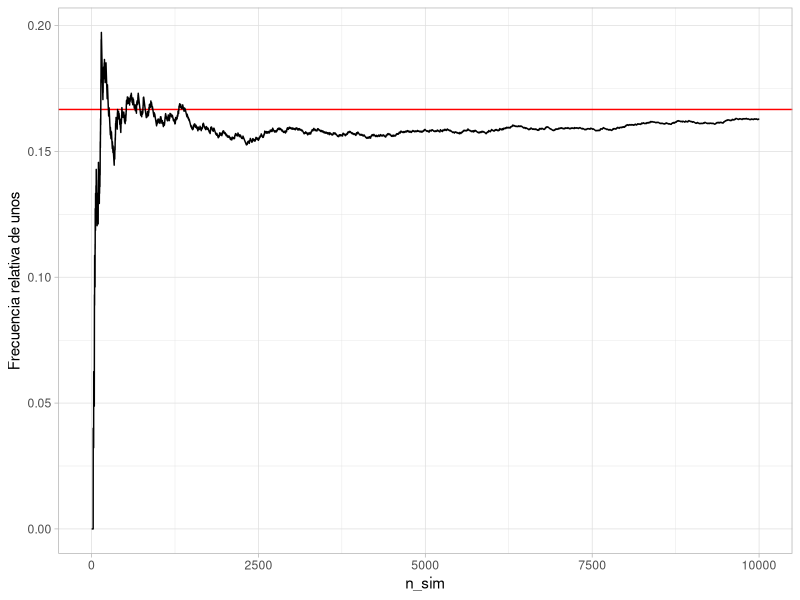
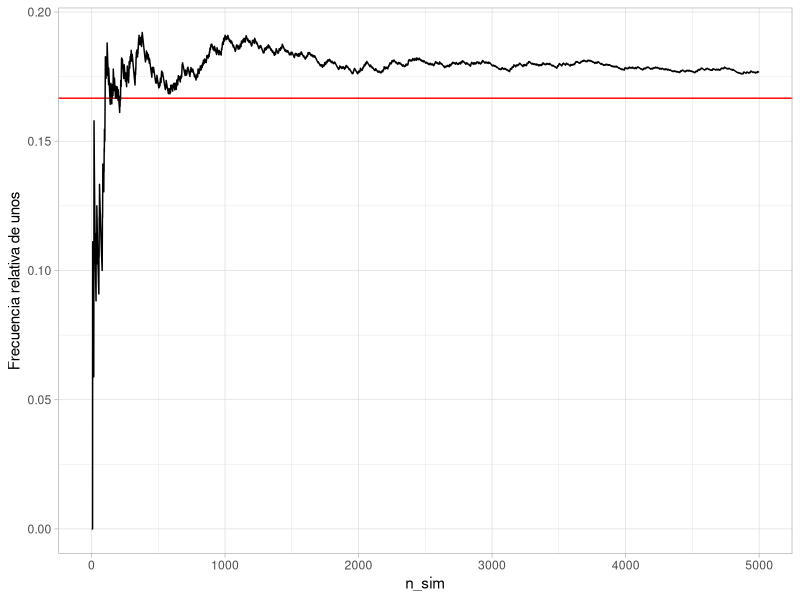
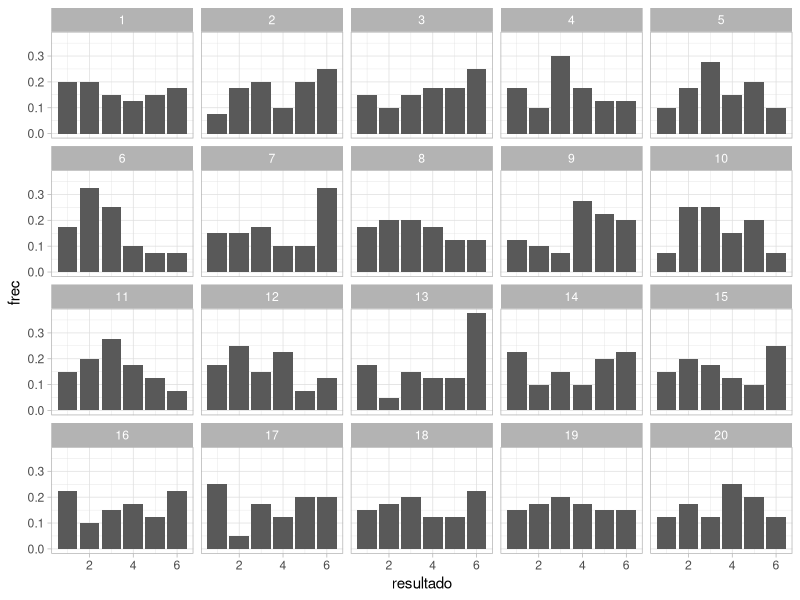

R code for these plots, in order:
## ---- chunk 1
ggplot2::theme_set(ggplot2::theme_light())
library(tidyverse)
library(patchwork)
library(kableExtra)
## ---- chunk 2
simular_dado <- function(caras = 1:6){
   sample(caras, 1)
}
simular_dado()
## ---- chunk 3
set.seed(199652)
n <- 10000
sims_dado <- map_df(1:n, ~ c(n_sim = .x, resultado = simular_dado()))
head(sims_dado) 
## ---- chunk 4
sims_dado %>% 
   count(resultado) %>% 
   mutate(frec_relativa = n / sum(n))
## ---- chunk 5
sims_dado %>% 
   mutate(no_unos = cumsum(resultado == 1)) %>% 
   mutate(frec_uno = no_unos / n_sim) %>%
   filter(n_sim < 10000) %>% 
ggplot(aes(x = n_sim, y = frec_uno)) +
   geom_hline(yintercept = 1/6, colour = "red") +
   geom_line() + ylab("Frecuencia relativa de unos")

## ---- chunk 6
sims_dado <- map_df(1:n, ~ c(n_sim = .x, resultado = simular_dado()))
sims_dado %>% 
   mutate(no_unos = cumsum(resultado == 1)) %>% 
   mutate(frec_uno = no_unos / n_sim) %>%
   filter(n_sim < 5000) %>% 
ggplot(aes(x = n_sim, y = frec_uno)) +
   geom_hline(yintercept = 1/6, colour = "red") +
   geom_line() + ylab("Frecuencia relativa de unos")
## ---- chunk 7
frecs_obs <- tibble(resultado = 1:6,
                    n = c(5, 7, 5, 10, 8, 5)) %>% 
   mutate(frec = n / sum(n))
frecs_obs %>% kable(digits = 2)
## ---- chunk 8
set.seed(8834)
# una vez
sim_exp <- map_df(1:40, ~ c(id = .x, resultado = simular_dado()))
# 19 veces
sims_exp <- map_df(1:19, function(x){
         sims <- map_df(1:40, ~ c(id = .x, resultado = simular_dado()) )
         sims$rep <- x
         sims
         })
## ---- chunk 9
frec_sims <- sims_exp %>% 
   group_by(rep, resultado) %>% 
   summarise(n = n()) %>% 
   mutate(frec = n / sum(n))
obs_sims_tbl <- bind_rows(frec_sims, frecs_obs %>% mutate(rep = 20))
ggplot(obs_sims_tbl, aes(x = resultado, y = frec)) +
   geom_col() +
   facet_wrap(~rep)
## ---- chunk 10
sim_dados <- function(num_dados = 2, num_caras = 6){
   resultado <- sample(1:num_caras, num_dados, replace = TRUE)
   names(resultado) <- paste0("dado_", 1:num_dados)
   resultado
}
sim_dados()
## ---- chunk 11
set.seed(2323)
sims <- map_df(1:10000, ~ sim_dados())
sims
## ---- chunk 12
sims_e <- 
   sims %>% 
   mutate(suma = dado_1 + dado_2) %>% 
   mutate(evento_E = (suma > 9)) 
sims_e
## ---- chunk 13
sims_e %>% 
   summarise(frec_e = mean(evento_E))
